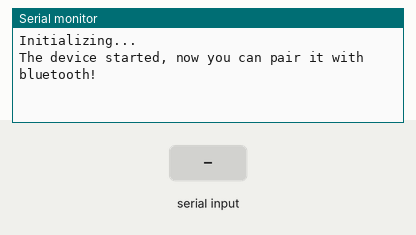
Bench run of a sketch on a simulated Raspberry Pi Pico. Parts: the last lines printed to the serial monitor. The test bench sets the inputs (shaded band).

Above: at 1.2 s.
1.3 s: "1" received over the second serial link
At 1.8 s:
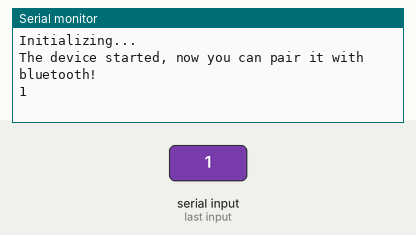
2.8 s: "0" received over the second serial link
At 4.1 s:
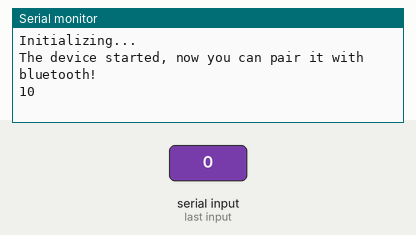

The sketch:

at-program.ino
```cpp
void setup()
{
    // Begin serial communication with Arduino and Arduino IDE (Serial Monitor)
    Serial.begin(9600);

    // Begin serial communication with Arduino and HC-05
    Serial2.setTX(4); // note cannot swap pins
    Serial2.setRX(5);
    Serial2.begin(38400);

    Serial.println("Initializing...");
    Serial.println("The device started, now you can pair it with bluetooth!");
}

void loop()
{
    if (Serial.available())
    {
        Serial2.write(Serial.read()); // Forward what Serial received to Software Serial Port
    }
    if (Serial2.available())
    {
        Serial.write(Serial2.read()); // Forward what Software Serial received to Serial Port
    }
    delay(20);
}
```

Measured:
- after the input at 1.3 s, the serial monitor: prints a new line at once (image 1)
- after the input at 2.8 s, the serial monitor: prints a new line at once (image 2)
